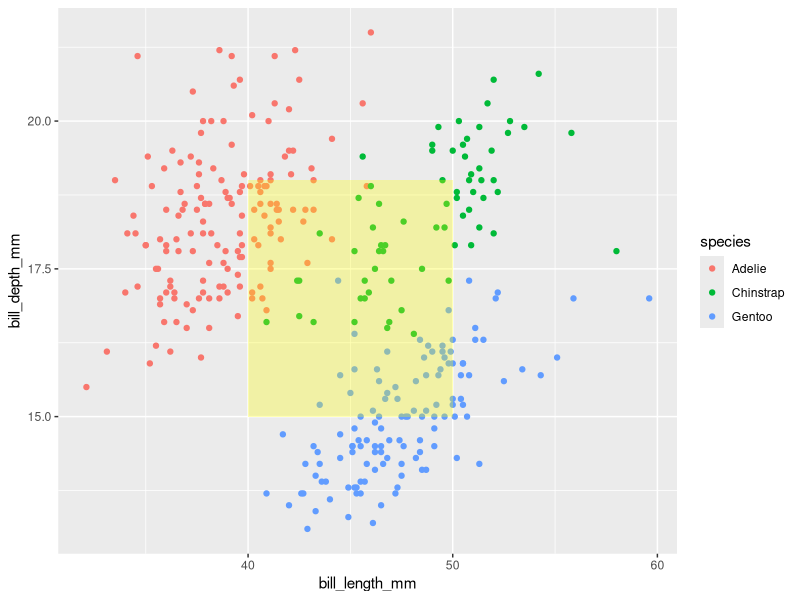
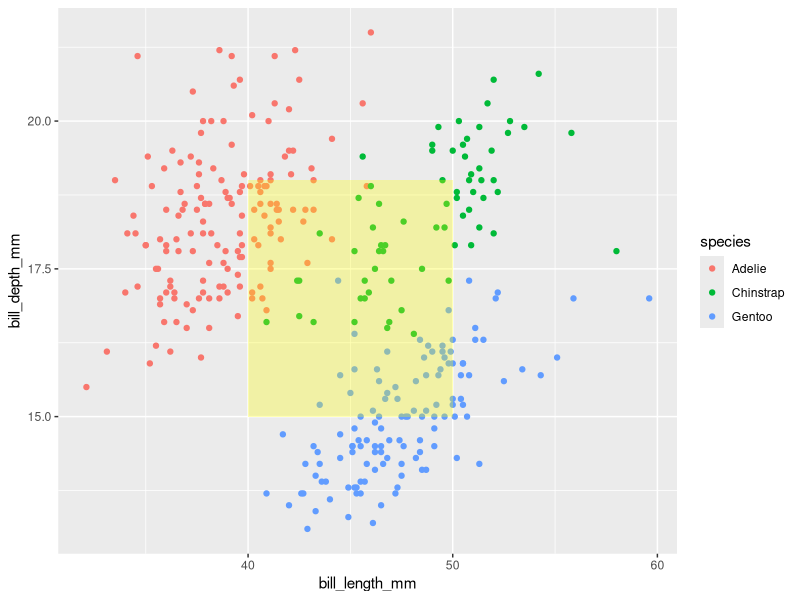

Write R code to recreate these figures, in order.

            library(ggplot2)
            library(palmerpenguins)
            built_answer <- tryCatch(
                {
                    set.seed(42)
                    ggplot(penguins, aes(x = bill_length_mm, y = bill_depth_mm, colour = species)) + geom_point() + annotate("rect", xmin = 40, xmax = 50, ymin = 15, ymax = 19, fill = "yellow", alpha = 0.3)
                    suppressWarnings(
                        if (!file.exists("/sandbox/figures/bill-length_bill-depth_scatter_annotate_rect_answer.png")) {
                            ggsave(
                                width = 3,
                                height = 3,
                                "/sandbox/figures/bill-length_bill-depth_scatter_annotate_rect_answer.png"
                            )
                        }
                    )
                    suppressWarnings(
                        ggplot_build(last_plot())
                    )
                },
                error = function(e) {
                    'ERROR'
                }
            )
            built_submission <- tryCatch(
                {
                    set.seed(42)
                    library(palmerpenguins)
library(ggplot2)

ggplot(penguins, aes(x = bill_length_mm, y = bill_depth_mm, color = species)) +
  geom_point() +
  annotate("rect", xmin = 40, xmax = 50, ymin = 15, ymax = 19, fill = "yellow", alpha = 0.3)
                    suppressWarnings(
                        ggsave(
                            width = 3,
                            height = 3,
                            "figures/bill-length_bill-depth_scatter_annotate_rect_submission_qwen3.5.png"
                        )
                    )
                    suppressWarnings(
                        ggplot_build(last_plot())
                    )
                },
                error = function(e) {
                    'ERROR'
                }
            )
            cat(isTRUE(all.equal(built_answer, built_submission)))
        
